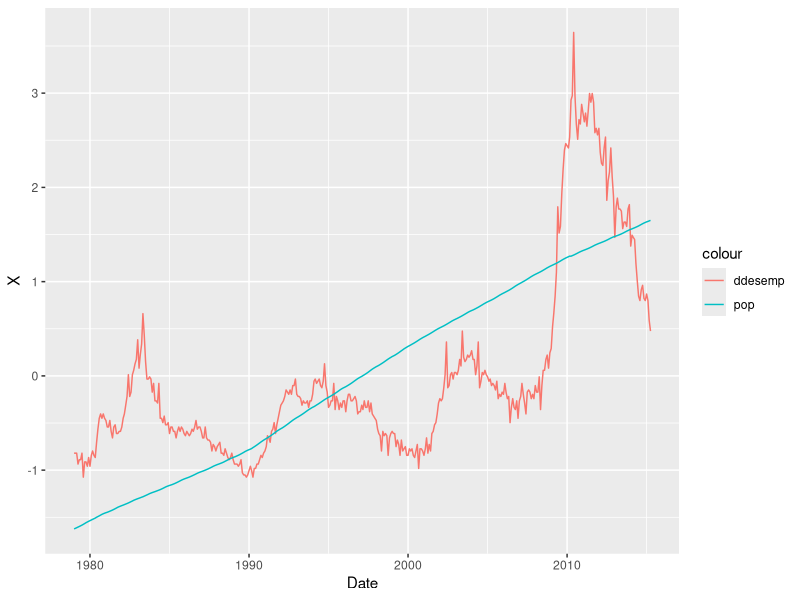

This chart was generated by the following R code:
library(ggplot2)
library(readxl)
data <- read_excel("econ.xlsx", col_types = c("date", 
                                              "skip", "numeric", "skip", "numeric", 
                                              "skip"))
data1979 <- data[data$tempo >= "1979-01-01", ]
ddesempavg <- mean(data1979$ddesemp)
popavg <- mean(data1979$pop)
ddesemps <- sd(data1979$ddesemp)
pops <- sd(data1979$pop)

zddesemp <- function(ddesemp) {
  x <- (ddesemp - ddesempavg) / ddesemps
  return(x)
}

zpop <- function(pop) {
  x <- (pop - popavg) / pops
  return(x)
}

ddesempline <- sapply(data1979$ddesemp, zddesemp)
popline <- sapply(data1979$pop, zpop)

graph1 <- ggplot(data1979, aes(tempo)) + geom_line(aes(y = ddesempline, color = "ddesemp")) + 
  geom_line(aes(y = popline, color = "pop"))
graph1 + xlab("Date") + ylab("X")